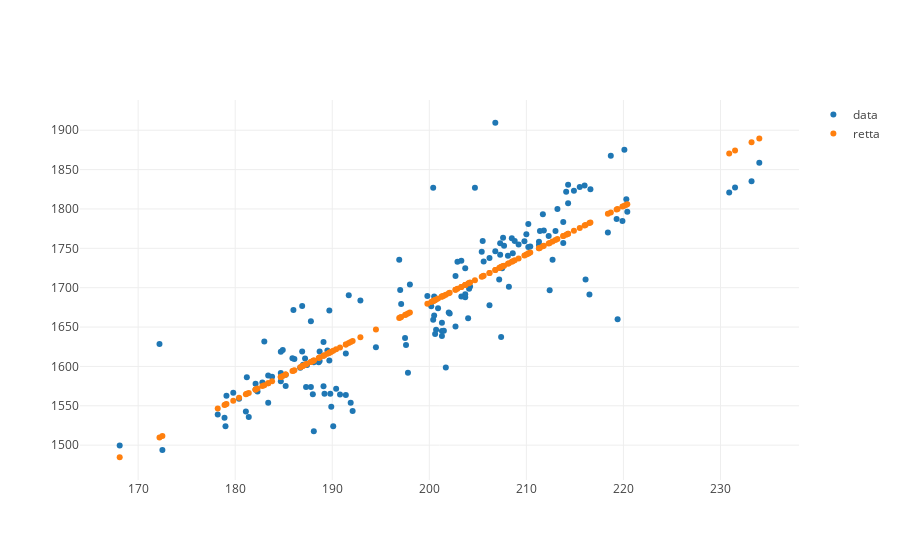

Notebook code cell kept with this figure:
### Code cell
# Punto 2
#Disegnare in un unico grafico lo scatter plot delle osservazioni e la retta di regressione


py.init_notebook_mode(connected=True)
y_retta=w*x[:,0]+b

data=[
    go.Scatter(x=x[:,0],y=y,mode="markers",name="data"),
    go.Scatter(x=x[:,0],y=y_retta,mode="markers",name="retta ")
]
layout = go.Layout()
fig = go.Figure(data, layout)


py.iplot(fig)

### Figure 1 — Plotly figure (JSON) as saved in the notebook; plotly's stock layout.template omitted (floating-point values rounded to 4 significant figures; data arrays with more than 128 entries replaced by an {"elided": "..."} marker saying what was removed)
{"data": [{"mode": "markers", "name": "data", "type": "scatter", "uid": "43b640c6-df6a-11e8-aef8-a402b9828abf", "x": {"elided": "155 float values"}, "y": {"elided": "155 float values"}}, {"mode": "markers", "name": "retta ", "type": "scatter", "uid": "43b640c7-df6a-11e8-9691-a402b9828abf", "x": {"elided": "155 float values"}, "y": {"elided": "155 float values"}}], "layout": {}}
